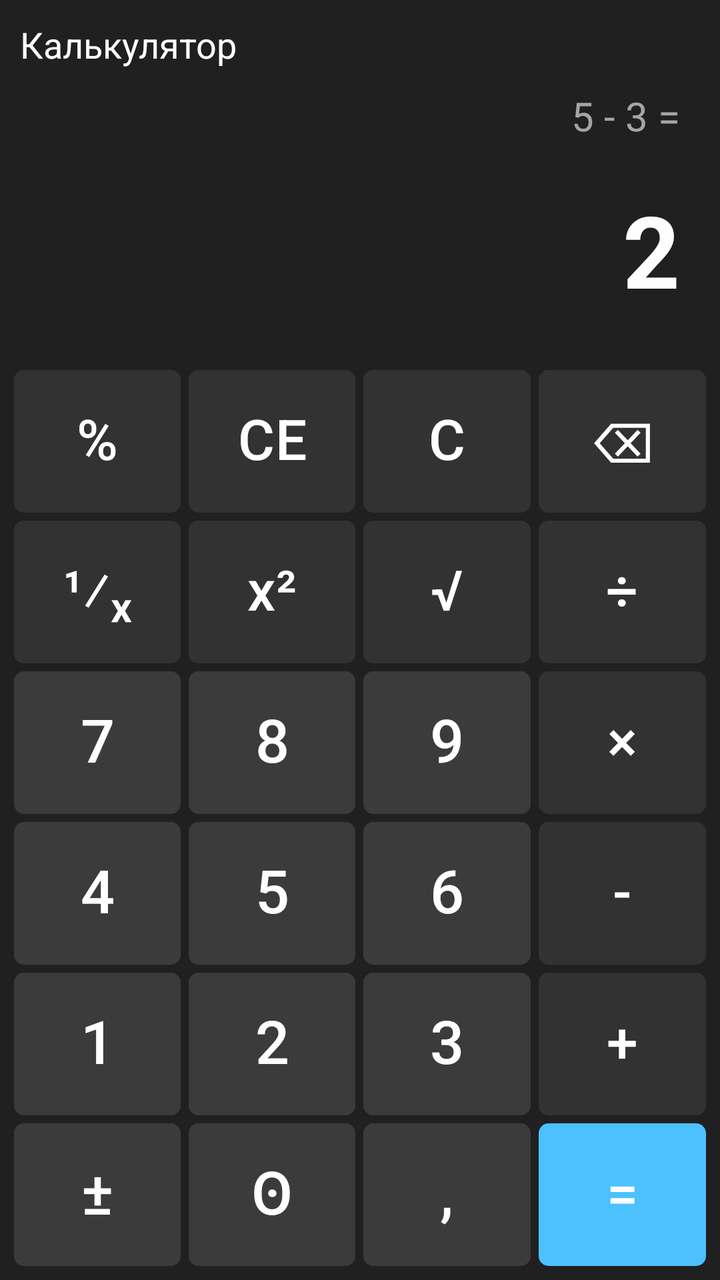
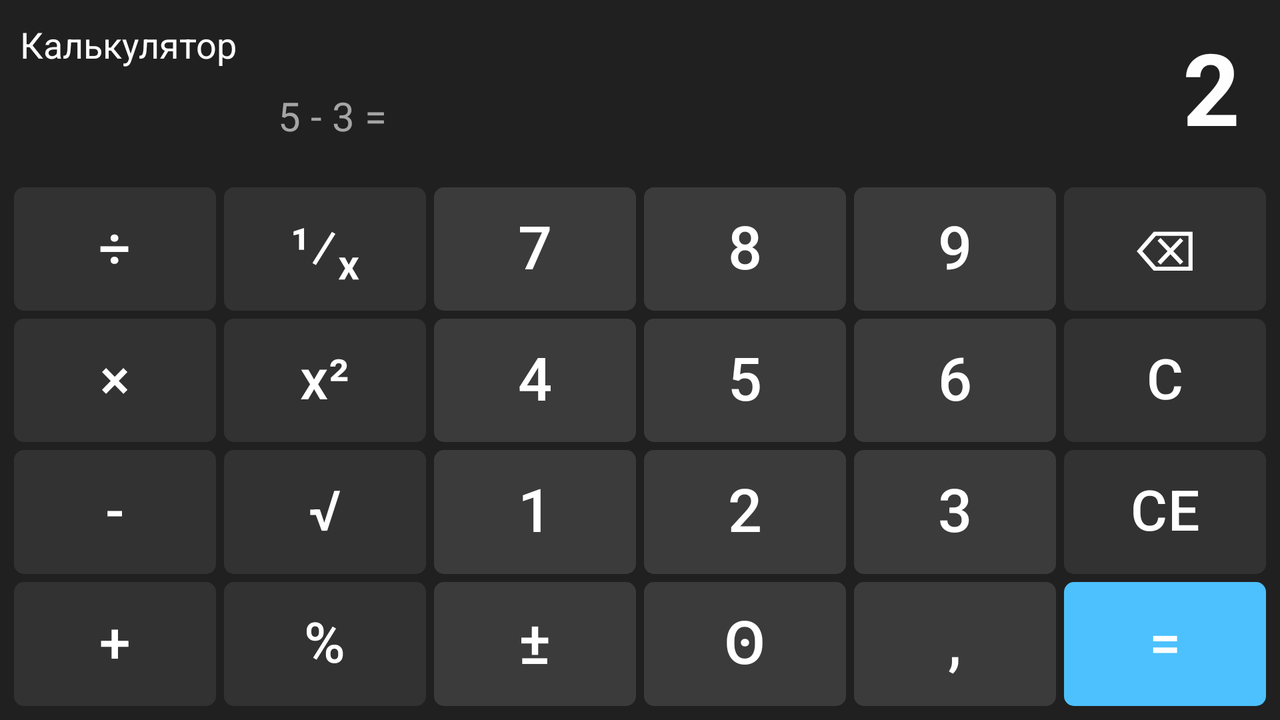

An Android layout and its configuration variant, each rendered on a device that would load it. The default file and the variant file are quoted in full after the pictures.
<!-- AndroidManifest.xml: application theme Theme.AnroidPv221 -->
<!-- res/layout/activity_calc.xml -->
<?xml version="1.0" encoding="utf-8"?>
<LinearLayout xmlns:android="http://schemas.android.com/apk/res/android"
    xmlns:app="http://schemas.android.com/apk/res-auto"
    xmlns:tools="http://schemas.android.com/tools"
    android:id="@+id/main"
    android:layout_width="match_parent"
    android:layout_height="match_parent"
    android:background="@color/calc_layout_background"
    android:orientation="vertical"
    tools:context=".CalcActivity">

    <TextView
        android:layout_width="match_parent"
        android:layout_height="wrap_content"
        android:padding="10dp"
        android:text="@string/calc_tv_title"
        android:textColor="@color/calc_text_color"
        android:textSize="18sp" />

    <TextView
        android:id="@+id/calc_tv_history"
        android:layout_width="match_parent"
        android:layout_height="wrap_content"
        android:paddingHorizontal="20dp"
        android:textAlignment="viewEnd"
        android:textColor="@color/calc_history_color"
        android:textSize="20sp"
        tools:text="5 - 3 =" />

    <TextView
        android:id="@+id/calc_tv_result"
        android:layout_width="match_parent"
        android:layout_height="wrap_content"
        android:paddingHorizontal="20dp"
        android:paddingVertical="20dp"
        android:textAlignment="viewEnd"
        android:textColor="@color/calc_text_color"
        android:textSize="50sp"
        android:textStyle="bold"
        tools:text="2" />

    <LinearLayout
        android:layout_width="match_parent"
        android:layout_height="match_parent"
        android:layout_margin="5dp"
        android:orientation="vertical">
        <LinearLayout
            android:layout_width="match_parent"
            android:layout_height="0dp"
            android:layout_weight="1"
            android:orientation="horizontal">

            <Button
                android:id="@+id/calc_btn_percent"
                style="@style/calc_btn_operation"
                android:text="@string/calc_btn_percent" />

            <Button
                android:id="@+id/calc_btn_ce"
                style="@style/calc_btn_operation"
                android:text="@string/calc_btn_ce" />

            <Button
                android:id="@+id/calc_btn_c"
                style="@style/calc_btn_operation"
                android:text="@string/calc_btn_c" />

            <Button
                android:id="@+id/calc_btn_backspace"
                style="@style/calc_btn_operation"
                android:text="@string/calc_btn_backspace" />
        </LinearLayout>
        <LinearLayout
            android:layout_width="match_parent"
            android:layout_height="0dp"
            android:layout_weight="1"
            android:orientation="horizontal">

            <Button
                android:id="@+id/calc_btn_inverse"
                style="@style/calc_btn_operation"
                android:text="@string/calc_btn_inverse" />

            <Button
                android:id="@+id/calc_btn_square"
                style="@style/calc_btn_operation"
                android:text="@string/calc_btn_square" />

            <Button
                android:id="@+id/calc_btn_sqrt"
                style="@style/calc_btn_operation"
                android:text="@string/calc_btn_sqrt" />

            <Button
                android:id="@+id/calc_btn_divide"
                style="@style/calc_btn_operation"
                android:text="@string/calc_btn_divide" />
        </LinearLayout>
        <LinearLayout
            android:layout_width="match_parent"
            android:layout_height="0dp"
            android:layout_weight="1"
            android:orientation="horizontal">

            <Button
                android:id="@+id/calc_btn_digit_7"
                style="@style/calc_btn_digit"
                android:text="@string/calc_btn_digit_7" />

            <Button
                android:id="@+id/calc_btn_digit_8"
                style="@style/calc_btn_digit"
                android:text="@string/calc_btn_digit_8" />

            <Button
                android:id="@+id/calc_btn_digit_9"
                style="@style/calc_btn_digit"
                android:text="@string/calc_btn_digit_9" />

            <Button
                android:id="@+id/calc_btn_multiply"
                style="@style/calc_btn_operation"
                android:text="@string/calc_btn_multiply" />
        </LinearLayout>
        <LinearLayout
            android:layout_width="match_parent"
            android:layout_height="0dp"
            android:layout_weight="1"
            android:orientation="horizontal">

            <Button
                android:id="@+id/calc_btn_digit_4"
                style="@style/calc_btn_digit"
                android:text="@string/calc_btn_digit_4" />

            <Button
                android:id="@+id/calc_btn_digit_5"
                style="@style/calc_btn_digit"
                android:text="@string/calc_btn_digit_5" />

            <Button
                android:id="@+id/calc_btn_digit_6"
                style="@style/calc_btn_digit"
                android:text="@string/calc_btn_digit_6" />

            <Button
                android:id="@+id/calc_btn_minus"
                style="@style/calc_btn_operation"
                android:text="@string/calc_btn_minus" />
        </LinearLayout>
        <LinearLayout
            android:layout_width="match_parent"
            android:layout_height="0dp"
            android:layout_weight="1"
            android:orientation="horizontal">

            <Button
                android:id="@+id/calc_btn_digit_1"
                style="@style/calc_btn_digit"
                android:text="@string/calc_btn_digit_1" />

            <Button
                android:id="@+id/calc_btn_digit_2"
                style="@style/calc_btn_digit"
                android:text="@string/calc_btn_digit_2" />

            <Button
                android:id="@+id/calc_btn_digit_3"
                style="@style/calc_btn_digit"
                android:text="@string/calc_btn_digit_3" />

            <Button
                android:id="@+id/calc_btn_plus"
                style="@style/calc_btn_operation"
                android:text="@string/calc_btn_plus" />
        </LinearLayout>
        <LinearLayout
            android:layout_width="match_parent"
            android:layout_height="0dp"
            android:layout_weight="1"
            android:orientation="horizontal">

            <Button
                android:id="@+id/calc_btn_pm"
                style="@style/calc_btn_digit"
                android:text="@string/calc_btn_pm" />

            <Button
                android:id="@+id/calc_btn_digit_0"
                style="@style/calc_btn_digit"
                android:text="@string/calc_btn_digit_0" />

            <Button
                android:id="@+id/calc_btn_comma"
                style="@style/calc_btn_digit"
                android:text="@string/calc_btn_coma" />

            <Button
                android:id="@+id/calc_btn_equal"
                style="@style/calc_btn_equal"
                android:text="@string/calc_btn_equal" />
        </LinearLayout>
    </LinearLayout>

</LinearLayout>
<!-- resources referenced by this layout -->
<resources>
  <color name="calc_history_color">#A5A5A5</color>
  <color name="calc_layout_background">#202020</color>
  <color name="calc_text_color">#FEFEFE</color>
  <string name="calc_btn_backspace">\u232B</string>
  <string name="calc_btn_c">C</string>
  <string name="calc_btn_ce">CE</string>
  <string name="calc_btn_coma">,</string>
  <string name="calc_btn_digit_0">\uA668</string>
  <string name="calc_btn_digit_1">1</string>
  <string name="calc_btn_digit_2">2</string>
  <string name="calc_btn_digit_3">3</string>
  <string name="calc_btn_digit_4">4</string>
  <string name="calc_btn_digit_5">5</string>
  <string name="calc_btn_digit_6">6</string>
  <string name="calc_btn_digit_7">7</string>
  <string name="calc_btn_digit_8">8</string>
  <string name="calc_btn_digit_9">9</string>
  <string name="calc_btn_divide">\u00F7</string>
  <string name="calc_btn_equal">=</string>
  <string name="calc_btn_inverse">¹⁄ₓ</string>
  <string name="calc_btn_minus">-</string>
  <string name="calc_btn_multiply">×</string>
  <string name="calc_btn_percent">%</string>
  <string name="calc_btn_plus">+</string>
  <string name="calc_btn_pm">±</string>
  <string name="calc_btn_sqrt">\u221A</string>
  <string name="calc_btn_square">x\u00B2</string>
  <string name="calc_tv_title">Калькулятор</string>
  <style name="calc_btn_digit" parent="calc_btn">
          <item name="android:textSize">30sp</item>
          <item name="android:background">@drawable/calc_btn_digit</item>
      </style>
  <style name="calc_btn_equal" parent="calc_btn">
  
          <item name="android:background">@drawable/calc_btn_equal</item>
  
      </style>
  <style name="calc_btn_operation" parent="calc_btn">
  
          <item name="android:background">@drawable/calc_btn_operation</item>
  
      </style>
  <style name="Theme.AnroidPv221" parent="Base.Theme.AnroidPv221" />
  <style name="calc_btn">
          <item name="android:layout_width">0dp</item>
          <item name="android:layout_height">match_parent</item>
          <item name="android:layout_weight">1</item>
          <item name="android:textSize">28sp</item>
          <item name="backgroundTint">@null</item>
          <item name="android:layout_margin">2dp</item>
          <item name="android:includeFontPadding">false</item>
      </style>
  <!-- drawable calc_btn_digit (drawable) -->
  <?xml version="1.0" encoding="utf-8"?>
  <shape
      xmlns:android="http://schemas.android.com/apk/res/android"
      android:shape="rectangle"
      >
      <corners android:radius="5dp"/>
      <solid android:color="@color/calc_btn_digit"/>
  </shape>
  <!-- drawable calc_btn_equal (drawable) -->
  <?xml version="1.0" encoding="utf-8"?>
  <shape
      xmlns:android="http://schemas.android.com/apk/res/android"
      android:shape="rectangle"
      >
      <corners android:radius="5dp"/>
      <solid android:color="@color/calc_btn_equal"/>
  </shape>
  <!-- drawable calc_btn_operation (drawable) -->
  <?xml version="1.0" encoding="utf-8"?>
  <shape
      xmlns:android="http://schemas.android.com/apk/res/android"
      android:shape="rectangle">
      <corners android:radius="5dp" />
      <solid android:color="@color/calc_btn_operation"/>
  </shape>
  <style name="Base.Theme.AnroidPv221" parent="Theme.Material3.DayNight.NoActionBar">
          
          
      </style>
  <color name="calc_btn_digit">#3B3B3B</color>
  <color name="calc_btn_equal">#4CC1FE</color>
  <color name="calc_btn_operation">#323232</color>
</resources>
<!-- res/layout-land/activity_calc.xml (the repository's variant of the layout above) -->
<!-- drawn on the phone turned sideways -->
<?xml version="1.0" encoding="utf-8"?>
<LinearLayout xmlns:android="http://schemas.android.com/apk/res/android"
    xmlns:app="http://schemas.android.com/apk/res-auto"
    xmlns:tools="http://schemas.android.com/tools"
    android:id="@+id/main"
    android:layout_width="match_parent"
    android:layout_height="match_parent"
    android:background="@color/calc_layout_background"
    android:orientation="vertical"
    tools:context=".CalcActivity">

    <LinearLayout
        android:layout_width="match_parent"
        android:layout_height="wrap_content"
        android:orientation="horizontal">

        <LinearLayout
            android:layout_width="0dp"
            android:layout_weight="1"
            android:layout_height="wrap_content"
            android:orientation="vertical">

            <TextView
                android:layout_width="match_parent"
                android:layout_height="wrap_content"
                android:padding="10dp"
                android:text="@string/calc_tv_title"
                android:textColor="@color/calc_text_color"
                android:textSize="18sp" />

            <TextView
                android:id="@+id/calc_tv_history"
                android:layout_width="match_parent"
                android:layout_height="wrap_content"
                android:paddingHorizontal="20dp"
                android:textAlignment="viewEnd"
                android:textColor="@color/calc_history_color"
                android:textSize="20sp"
                tools:text="5 - 3 =" />
        </LinearLayout>

        <TextView
            android:id="@+id/calc_tv_result"
            android:layout_width="0dp"
            android:layout_weight="2"
            android:layout_height="wrap_content"
            android:paddingHorizontal="20dp"
            android:paddingVertical="10dp"
            android:textAlignment="viewEnd"
            android:textColor="@color/calc_text_color"
            android:textSize="50sp"
            android:textStyle="bold"
            tools:text="2" />
    </LinearLayout>

    <LinearLayout
        android:layout_width="match_parent"
        android:layout_height="match_parent"
        android:layout_margin="5dp"
        android:orientation="vertical">

        <LinearLayout
            android:layout_width="match_parent"
            android:layout_height="0dp"
            android:layout_weight="1"
            android:orientation="horizontal">

            <Button
                android:id="@+id/calc_btn_divide"
                style="@style/calc_btn_operation"
                android:text="@string/calc_btn_divide" />

            <Button
                android:id="@+id/calc_btn_inverse"
                style="@style/calc_btn_operation"
                android:text="@string/calc_btn_inverse" />

            <Button
                android:id="@+id/calc_btn_digit_7"
                style="@style/calc_btn_digit"
                android:text="@string/calc_btn_digit_7" />

            <Button
                android:id="@+id/calc_btn_digit_8"
                style="@style/calc_btn_digit"
                android:text="@string/calc_btn_digit_8" />

            <Button
                android:id="@+id/calc_btn_digit_9"
                style="@style/calc_btn_digit"
                android:text="@string/calc_btn_digit_9" />

            <Button
                android:id="@+id/calc_btn_backspace"
                style="@style/calc_btn_operation"
                android:text="@string/calc_btn_backspace" />

        </LinearLayout>

        <LinearLayout
            android:layout_width="match_parent"
            android:layout_height="0dp"
            android:layout_weight="1"
            android:orientation="horizontal">

            <Button
                android:id="@+id/calc_btn_multiply"
                style="@style/calc_btn_operation"
                android:text="@string/calc_btn_multiply" />

            <Button
                android:id="@+id/calc_btn_square"
                style="@style/calc_btn_operation"
                android:text="@string/calc_btn_square" />

            <Button
                android:id="@+id/calc_btn_digit_4"
                style="@style/calc_btn_digit"
                android:text="@string/calc_btn_digit_4" />

            <Button
                android:id="@+id/calc_btn_digit_5"
                style="@style/calc_btn_digit"
                android:text="@string/calc_btn_digit_5" />

            <Button
                android:id="@+id/calc_btn_digit_6"
                style="@style/calc_btn_digit"
                android:text="@string/calc_btn_digit_6" />

            <Button
                android:id="@+id/calc_btn_c"
                style="@style/calc_btn_operation"
                android:text="@string/calc_btn_c" />


        </LinearLayout>

        <LinearLayout
            android:layout_width="match_parent"
            android:layout_height="0dp"
            android:layout_weight="1"
            android:orientation="horizontal">

            <Button
                android:id="@+id/calc_btn_minus"
                style="@style/calc_btn_operation"
                android:text="@string/calc_btn_minus" />

            <Button
                android:id="@+id/calc_btn_sqrt"
                style="@style/calc_btn_operation"
                android:text="@string/calc_btn_sqrt" />

            <Button
                android:id="@+id/calc_btn_digit_1"
                style="@style/calc_btn_digit"
                android:text="@string/calc_btn_digit_1" />

            <Button
                android:id="@+id/calc_btn_digit_2"
                style="@style/calc_btn_digit"
                android:text="@string/calc_btn_digit_2" />

            <Button
                android:id="@+id/calc_btn_digit_3"
                style="@style/calc_btn_digit"
                android:text="@string/calc_btn_digit_3" />

            <Button
                android:id="@+id/calc_btn_ce"
                style="@style/calc_btn_operation"
                android:text="@string/calc_btn_ce" />

        </LinearLayout>

        <LinearLayout
            android:layout_width="match_parent"
            android:layout_height="0dp"
            android:layout_weight="1"
            android:orientation="horizontal">

            <Button
                android:id="@+id/calc_btn_plus"
                style="@style/calc_btn_operation"
                android:text="@string/calc_btn_plus" />

            <Button
                android:id="@+id/calc_btn_percent"
                style="@style/calc_btn_operation"
                android:text="@string/calc_btn_percent" />

            <Button
                android:id="@+id/calc_btn_pm"
                style="@style/calc_btn_digit"
                android:text="@string/calc_btn_pm" />

            <Button
                android:id="@+id/calc_btn_digit_0"
                style="@style/calc_btn_digit"
                android:text="@string/calc_btn_digit_0" />

            <Button
                android:id="@+id/calc_btn_comma"
                style="@style/calc_btn_digit"
                android:text="@string/calc_btn_coma" />

            <Button
                android:id="@+id/calc_btn_equal"
                style="@style/calc_btn_equal"
                android:text="@string/calc_btn_equal" />
        </LinearLayout>

    </LinearLayout>

</LinearLayout>
